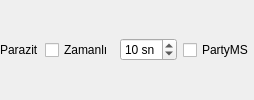
           <widget class="QWidget" name="PriestAttack3ControlsWidget" native="true">
            <property name="sizePolicy">
             <sizepolicy hsizetype="Preferred" vsizetype="Preferred">
              <horstretch>0</horstretch>
              <verstretch>0</verstretch>
             </sizepolicy>
            </property>
            <layout class="QHBoxLayout" name="horizontalLayout_priestAttack3">
             <property name="leftMargin"><number>0</number></property>
             <property name="topMargin"><number>0</number></property>
             <property name="rightMargin"><number>0</number></property>
             <property name="bottomMargin"><number>0</number></property>
             <property name="spacing"><number>6</number></property>
             <item>
              <widget class="QLabel" name="PriestAttack3Label">
               <property name="text"><string>Parazit</string></property>
              </widget>
             </item>
             <item>
              <widget class="QCheckBox" name="PriestAttack3TimerMiniCheckBox">
               <property name="text"><string>Zamanlı</string></property>
               <property name="toolTip"><string>Belirlenen saniye aralığında otomatik tetikle</string></property>
              </widget>
             </item>
             <item>
              <widget class="QSpinBox" name="PriestAttack3IntervalSpinBox">
               <property name="minimum"><number>0</number></property>
               <property name="maximum"><number>60</number></property>
               <property name="value"><number>10</number></property>
               <property name="suffix"><string> sn</string></property>
              </widget>
             </item>
             <item>
              <widget class="QCheckBox" name="PriestAttack3PartyMsMiniCheckBox">
               <property name="text"><string>PartyMS</string></property>
               <property name="toolTip"><string>Party MS tıklamasından sonra tetikle</string></property>
              </widget>
             </item>
            </layout>
           </widget>
